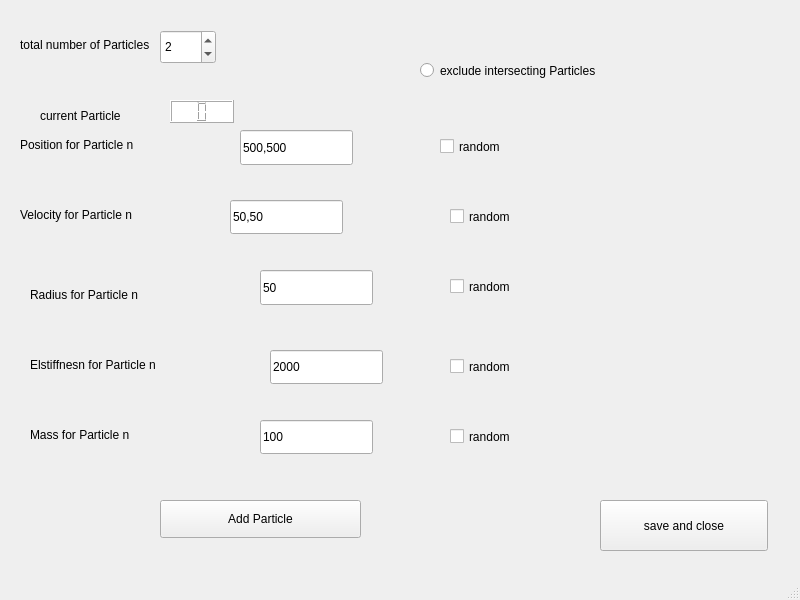
<?xml version="1.0" encoding="UTF-8"?>
<ui version="4.0">
 <class>MainWindow</class>
 <widget class="QMainWindow" name="MainWindow">
  <property name="geometry">
   <rect>
    <x>0</x>
    <y>0</y>
    <width>800</width>
    <height>600</height>
   </rect>
  </property>
  <property name="windowTitle">
   <string>MainWindow</string>
  </property>
  <widget class="QWidget" name="centralwidget">
   <widget class="QPushButton" name="back">
    <property name="geometry">
     <rect>
      <x>600</x>
      <y>500</y>
      <width>168</width>
      <height>51</height>
     </rect>
    </property>
    <property name="text">
     <string>save and close</string>
    </property>
   </widget>
   <widget class="QLineEdit" name="position">
    <property name="geometry">
     <rect>
      <x>240</x>
      <y>130</y>
      <width>113</width>
      <height>35</height>
     </rect>
    </property>
    <property name="text">
     <string>500,500</string>
    </property>
   </widget>
   <widget class="QLineEdit" name="velocity">
    <property name="geometry">
     <rect>
      <x>230</x>
      <y>200</y>
      <width>113</width>
      <height>34</height>
     </rect>
    </property>
    <property name="text">
     <string>50,50</string>
    </property>
   </widget>
   <widget class="QSpinBox" name="n_Particles">
    <property name="geometry">
     <rect>
      <x>160</x>
      <y>30</y>
      <width>56</width>
      <height>34</height>
     </rect>
    </property>
    <property name="minimum">
     <number>1</number>
    </property>
    <property name="value">
     <number>2</number>
    </property>
   </widget>
   <widget class="QLabel" name="n_Particles_lab">
    <property name="geometry">
     <rect>
      <x>20</x>
      <y>30</y>
      <width>141</width>
      <height>29</height>
     </rect>
    </property>
    <property name="text">
     <string>total number of Particles</string>
    </property>
   </widget>
   <widget class="QLabel" name="pos_lab">
    <property name="geometry">
     <rect>
      <x>20</x>
      <y>130</y>
      <width>231</width>
      <height>29</height>
     </rect>
    </property>
    <property name="frameShape">
     <enum>QFrame::NoFrame</enum>
    </property>
    <property name="text">
     <string>Position for Particle n</string>
    </property>
   </widget>
   <widget class="QLabel" name="vel_lab">
    <property name="geometry">
     <rect>
      <x>20</x>
      <y>200</y>
      <width>231</width>
      <height>29</height>
     </rect>
    </property>
    <property name="text">
     <string>Velocity for Particle n</string>
    </property>
   </widget>
   <widget class="QLabel" name="rad_lab">
    <property name="geometry">
     <rect>
      <x>30</x>
      <y>280</y>
      <width>231</width>
      <height>29</height>
     </rect>
    </property>
    <property name="text">
     <string>Radius for Particle n</string>
    </property>
   </widget>
   <widget class="QLineEdit" name="radius">
    <property name="geometry">
     <rect>
      <x>260</x>
      <y>270</y>
      <width>113</width>
      <height>35</height>
     </rect>
    </property>
    <property name="text">
     <string>50</string>
    </property>
   </widget>
   <widget class="QLabel" name="stiffnes_lab">
    <property name="geometry">
     <rect>
      <x>30</x>
      <y>350</y>
      <width>231</width>
      <height>29</height>
     </rect>
    </property>
    <property name="text">
     <string>Elstiffnesn for Particle n</string>
    </property>
   </widget>
   <widget class="QLineEdit" name="stiffnes">
    <property name="geometry">
     <rect>
      <x>270</x>
      <y>350</y>
      <width>113</width>
      <height>34</height>
     </rect>
    </property>
    <property name="text">
     <string>2000</string>
    </property>
   </widget>
   <widget class="QLineEdit" name="mass">
    <property name="geometry">
     <rect>
      <x>260</x>
      <y>420</y>
      <width>113</width>
      <height>34</height>
     </rect>
    </property>
    <property name="text">
     <string>100</string>
    </property>
   </widget>
   <widget class="QLabel" name="mass_lab">
    <property name="geometry">
     <rect>
      <x>30</x>
      <y>420</y>
      <width>231</width>
      <height>29</height>
     </rect>
    </property>
    <property name="text">
     <string>Mass for Particle n</string>
    </property>
   </widget>
   <widget class="QCheckBox" name="rand_posi">
    <property name="geometry">
     <rect>
      <x>440</x>
      <y>130</y>
      <width>122</width>
      <height>33</height>
     </rect>
    </property>
    <property name="text">
     <string>random</string>
    </property>
   </widget>
   <widget class="QCheckBox" name="rand_vel">
    <property name="geometry">
     <rect>
      <x>450</x>
      <y>200</y>
      <width>122</width>
      <height>33</height>
     </rect>
    </property>
    <property name="text">
     <string>random</string>
    </property>
   </widget>
   <widget class="QCheckBox" name="rand_radius">
    <property name="geometry">
     <rect>
      <x>450</x>
      <y>270</y>
      <width>122</width>
      <height>33</height>
     </rect>
    </property>
    <property name="text">
     <string>random</string>
    </property>
   </widget>
   <widget class="QCheckBox" name="rand_stiffnes">
    <property name="geometry">
     <rect>
      <x>450</x>
      <y>350</y>
      <width>122</width>
      <height>33</height>
     </rect>
    </property>
    <property name="text">
     <string>random</string>
    </property>
   </widget>
   <widget class="QCheckBox" name="rand_mass">
    <property name="geometry">
     <rect>
      <x>450</x>
      <y>420</y>
      <width>122</width>
      <height>33</height>
     </rect>
    </property>
    <property name="text">
     <string>random</string>
    </property>
   </widget>
   <widget class="QRadioButton" name="intersecting_Particles">
    <property name="geometry">
     <rect>
      <x>420</x>
      <y>30</y>
      <width>341</width>
      <height>81</height>
     </rect>
    </property>
    <property name="text">
     <string>exclude intersecting Particles</string>
    </property>
   </widget>
   <widget class="QPushButton" name="Add_Particle">
    <property name="geometry">
     <rect>
      <x>160</x>
      <y>500</y>
      <width>201</width>
      <height>38</height>
     </rect>
    </property>
    <property name="text">
     <string>Add Particle</string>
    </property>
   </widget>
   <widget class="QLCDNumber" name="current_Particle">
    <property name="geometry">
     <rect>
      <x>170</x>
      <y>100</y>
      <width>64</width>
      <height>23</height>
     </rect>
    </property>
    <property name="styleSheet">
     <string notr="true">color: rgb(0, 101, 189);
background-color: white;
</string>
    </property>
    <property name="frameShape">
     <enum>QFrame::Box</enum>
    </property>
    <property name="frameShadow">
     <enum>QFrame::Raised</enum>
    </property>
    <property name="digitCount">
     <number>1</number>
    </property>
    <property name="intValue" stdset="0">
     <number>0</number>
    </property>
   </widget>
   <widget class="QLabel" name="current_lab">
    <property name="geometry">
     <rect>
      <x>40</x>
      <y>105</y>
      <width>101</width>
      <height>21</height>
     </rect>
    </property>
    <property name="text">
     <string>current Particle</string>
    </property>
   </widget>
  </widget>
  <widget class="QStatusBar" name="statusbar"/>
 </widget>
 <resources/>
 <connections/>
</ui>
